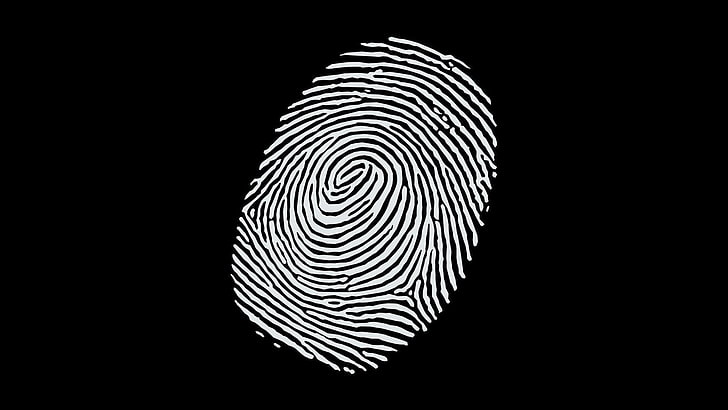
#> input picture fingerprint2.jpg, 728 x 410 px
$ jupyter execute morfologi_citra_dilasi.ipynb
#> lines starting #> are read from the running program, lines starting #| are printed output that depends on the picture
[cell 1]
# Python program to demonstrate erosion and
# dilation of images.

import cv2
import numpy as np
import matplotlib.pyplot as plt

[cell 2]
# Reading the input image

im = cv2.imread('fingerprint2.jpg', 1)
#> im is the input picture: shape (410, 728, 3); mean B, G, R 28.3, 28, 27.8

[cell 3]
# Convert from BGR to RGB

img = cv2.cvtColor(im,cv2.COLOR_BGR2RGB)
plt.imshow(img)

[cell 4]
# Taking a matrix of size 5 as the kernel

kernel = np.ones((3,3), np.uint8)

[cell 5]
kernel

[cell 6]
kernel2 = np.array([[0, 1, 0], [1, 1, 1], [0, 1, 0],], np.uint8)

[cell 7]
kernel2

[cell 8]
# The first parameter is the original image,
# kernel is the matrix with which image is
# convolved and third parameter is the number
# of iterations, which will determine how much
# you want to erode/dilate a given image.
# opening = erode -->> dilate
# closing =  dilate -->> erode

#img_erosion = cv2.erode(img, kernel, iterations=1)
#img_erosion2 = cv2.erode(img, kernel2, iterations=1)
img_dilation = cv2.dilate(img, kernel, iterations=1)
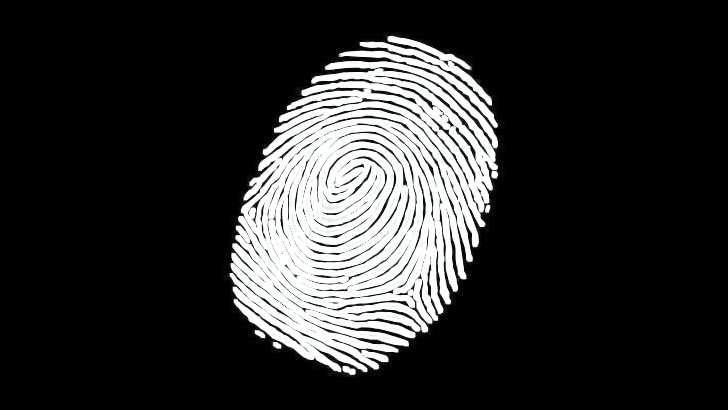
#> img_dilation: shape (410, 728, 3); mean R, G, B 46.3, 46.6, 46.7
img_dilation2 = cv2.dilate(img, kernel2, iterations=1)
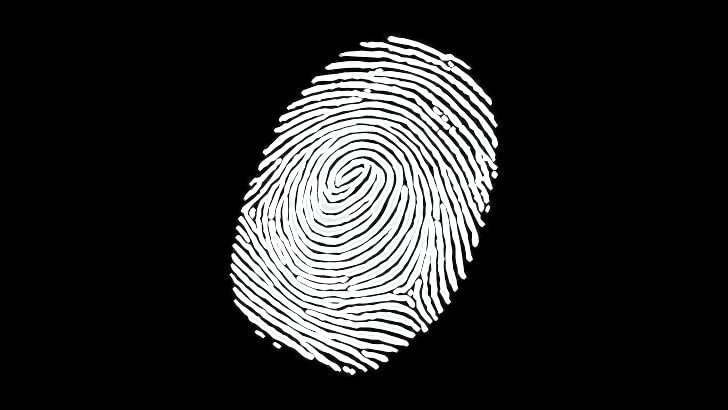
#> img_dilation2: shape (410, 728, 3); mean R, G, B 41.5, 41.8, 41.9
#img_opening = cv2.morphologyEx(img, cv2.MORPH_OPEN, kernel, iterations=1)
#img_closing = cv2.morphologyEx(img, cv2.MORPH_CLOSE, kernel, iterations=1)
